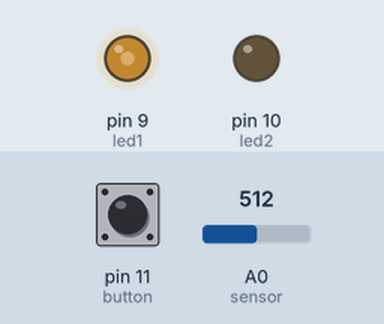
Simulated run of this sketch. Board: Arduino Uno, built with avr-gcc and run on an emulated ATmega328P. Parts: output pins drawn as LEDs (lit = HIGH). Inputs (shaded band) come from the test bench; at power-on: A0 (sensor) = 512, pin 11 (button) LOW.

Above: at 2.3 s.
2.4 s: A0 (sensor) set to 416
At 3.45 s:
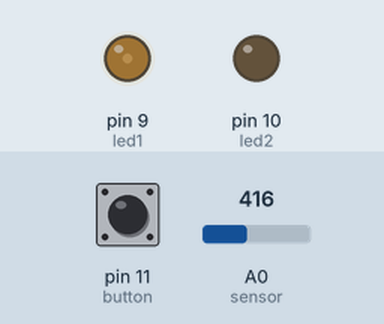
5.9 s: A0 (sensor) set to 381
At 6.15 s:
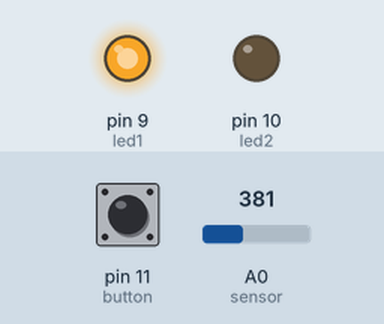
At 6.75 s:
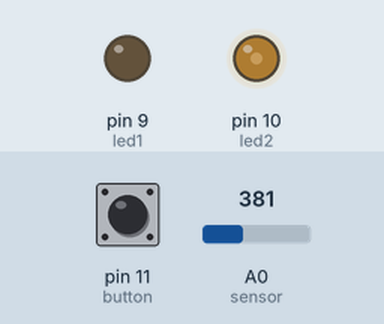
9.4 s: pin 11 (button) pulled HIGH for 1.85 s
12.9 s: pin 11 (button) pulled HIGH for 3.2 s
Timing chart, 0 to 18.6 s (numbered marks = the images above; inputs shaded):
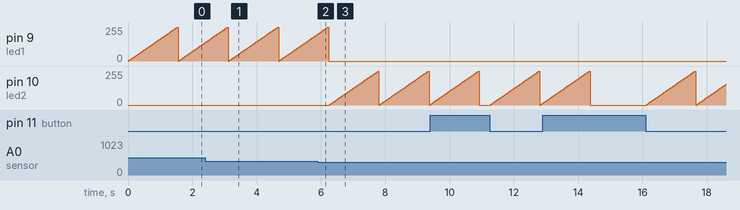

The sketch:

code.ino
```cpp
//Yasmin Alshurafa
// 10 November 2020
// Assignment 7: Digital sensor and Analog Sensor


// led 1 and led 2 are connected to digital pins 9 and 10
const int led1 = 9;
const int led2 = 10;

// button is connected to digital pin 11
const int button = 11;

// sensor is connected to analog pin A0
int sensor = A0;

void setup(){

// set led 1 and led 2 as outputs
  pinMode(led1, OUTPUT);
  pinMode (led2, OUTPUT);

// set button and sensor as input
  pinMode(button, INPUT);
  pinMode(sensor, INPUT);
}

void loop(){

  //read the digital pin and the analog pin
  int buttonState = digitalRead(button);
  int sensorValue = analogRead(sensor);

  //if button is pressed close both led 1 and led 2 (restart)
  if (buttonState == HIGH){

    //close led1 and led2
    digitalWrite(led1, LOW);
    digitalWrite(led2, LOW);

   //if button is released check the sensor
    }else{

      //check if the sensor value is larger than 400 fade led 1
      if (sensorValue >= 400){

        //this part is taken from examples > analog > fading
        // fade in from min to max in increments of 5 points
        for (int fadeValue = 0 ; fadeValue <= 255; fadeValue += 5){

          // sets the value (range from 0 to 255)
          analogWrite(led1, fadeValue);

          // keep led 2 off as long as this for statement is working
          analogWrite(led2, 0);

          // delay to see effect
          delay(30);

          }

          //check if the sensor value is less than 400 fade led 2
          }else{

            //this part is taken from examples > analog > fading
            // fade in from min to max in increments of 5 points
            for (int fadeValue = 0 ; fadeValue <= 255; fadeValue += 5) {

              // sets the value (range from 0 to 255)
              analogWrite(led2, fadeValue);

              // keep led 1 off as long as this for statement is working
              analogWrite(led1, 0);

              // delay to see effect
              delay(30);

              }
         }
     }
}
```

Measured:
- the behaviour switches between 400 and 399 on A0 (sensor) (found by bisection; images 1 and 2)
- after the input at 5.9 s, pin 9 (led1): goes on until 6.2 s, then stays 0/255; pin 10 (led2): ramps from 0/255 to 255/255 and jumps back, once every 1.6 s
- by itself, pin 9 (led1): ramps from 0/255 to 255/255 and jumps back, once every 1.6 s
